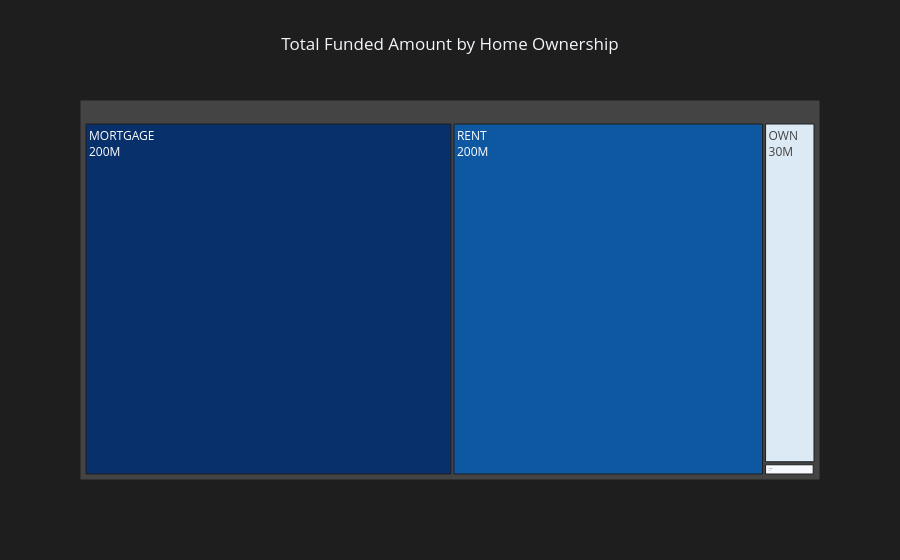

This figure's notebook cell:
### Markdown cell above
### 🏠 Home Ownership Distribution

### Code cell
home_ownership_by_total_funded_amount = data.groupby('home_ownership')['loan_amount'].sum().reset_index().sort_values(by='loan_amount', ascending=False)

fig = px.treemap(
    data_frame=home_ownership_by_total_funded_amount,
    path=['home_ownership'],
    values='loan_amount',
    color='loan_amount', 
    color_continuous_scale='Blues',
    title='Total Funded Amount by Home Ownership'
     
)

fig.update_layout(
    template='plotly_dark',
    paper_bgcolor='#1e1e1e',
    plot_bgcolor='#1e1e1e',
    coloraxis_showscale=False ,
    title_x = 0.5
)

fig.update_traces(
    textinfo="label+value",
    texttemplate='%{label}<br>%{value:.1s}'
)
fig.show()

### Figure 1 — Plotly figure (JSON) as saved in the notebook; plotly's stock layout.template omitted (floating-point values rounded to 4 significant figures)
{"data": [{"branchvalues": "total", "customdata": [[219300000.0], [185800000.0], [29600000.0], [1045000.0], [16800.0]], "domain": {"x": [0, 1], "y": [0, 1]}, "hovertemplate": "labels=%{label}<br>loan_amount_sum=%{value}<br>parent=%{parent}<br>id=%{id}<br>loan_amount=%{color}<extra></extra>", "ids": ["MORTGAGE", "RENT", "OWN", "OTHER", "NONE"], "labels": ["MORTGAGE", "RENT", "OWN", "OTHER", "NONE"], "marker": {"coloraxis": "coloraxis", "colors": [219300000.0, 185800000.0, 29600000.0, 1045000.0, 16800.0]}, "name": "", "parents": ["", "", "", "", ""], "textinfo": "label+value", "texttemplate": "%{label}<br>%{value:.1s}", "type": "treemap", "values": [219300000.0, 185800000.0, 29600000.0, 1045000.0, 16800.0]}], "layout": {"coloraxis": {"colorbar": {"title": {"text": "loan_amount"}}, "colorscale": [[0, "rgb(247,251,255)"], [0.125, "rgb(222,235,247)"], [0.25, "rgb(198,219,239)"], [0.375, "rgb(158,202,225)"], [0.5, "rgb(107,174,214)"], [0.625, "rgb(66,146,198)"], [0.75, "rgb(33,113,181)"], [0.875, "rgb(8,81,156)"], [1, "rgb(8,48,107)"]], "showscale": false}, "legend": {"tracegroupgap": 0}, "paper_bgcolor": "#1e1e1e", "plot_bgcolor": "#1e1e1e", "title": {"text": "Total Funded Amount by Home Ownership", "x": 0.5}}}
